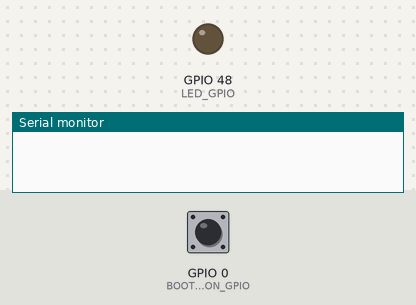
A program run on a simulated ESP32. Parts: output pins drawn as LEDs (lit = HIGH), the last lines printed to the serial monitor. The inputs (shaded band) are chosen by the test bench; at power-on: GPIO 0 (BOOT_BUTTON_GPIO) HIGH.

Above: at 1.2 s.
1.3 s: GPIO 0 (BOOT_BUTTON_GPIO) pulled LOW for 0.15 s
At 1.45 s:
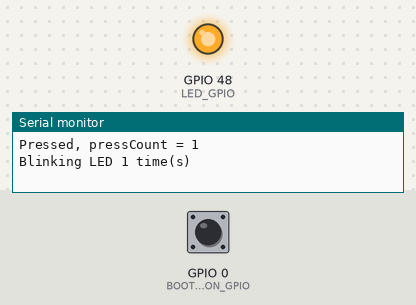
Timing chart, 0 to 4.3 s (numbered marks = the images above; inputs shaded):
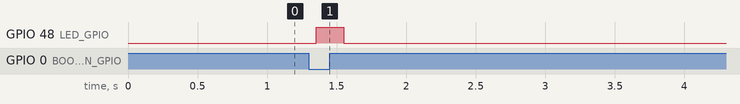

The program:

main.cpp
```cpp
// Week 8 - Class 2: Queue demo (ESP32-S3, Arduino framework)
// The button task sends the press number; the LED task blinks that many times
#include <Arduino.h>
#include "freertos/FreeRTOS.h"
#include "freertos/task.h"
#include "freertos/queue.h"

#define BOOT_BUTTON_GPIO   GPIO_NUM_0    // ESP32-S3 BOOT button (active-low)
#define LED_GPIO           GPIO_NUM_48   // LED on GPIO48 (change if your board differs)
#define QUEUE_LENGTH       5

QueueHandle_t pressQueue;

void task_monitor_button(void *pvParameters) {
  static uint32_t pressCount = 0;
  while (1) {
    if (gpio_get_level(BOOT_BUTTON_GPIO) == 0) {          // pressed (active-low)
      vTaskDelay(pdMS_TO_TICKS(50));                      // simple debounce
      if (gpio_get_level(BOOT_BUTTON_GPIO) == 0) {
        pressCount++;
        // Send a COPY of pressCount; timeout 0 = never wait if the queue is full
        if (xQueueSend(pressQueue, &pressCount, 0) != pdPASS)
          Serial.println("Queue full -> press dropped");
        Serial.printf("Pressed, pressCount = %lu\n", (unsigned long)pressCount);
        // Wait for release: 1 press = 1 message
        while (gpio_get_level(BOOT_BUTTON_GPIO) == 0)
          vTaskDelay(pdMS_TO_TICKS(10));
      }
    }
    vTaskDelay(pdMS_TO_TICKS(10));
  }
}

void task_blink_led(void *pvParameters) {
  uint32_t receivedCount = 0;
  while (1) {
    // Blocked until a message arrives
    if (xQueueReceive(pressQueue, &receivedCount, portMAX_DELAY) == pdPASS) {
      Serial.printf("Blinking LED %lu time(s)\n", (unsigned long)receivedCount);
      for (uint32_t i = 0; i < receivedCount; i++) {
        gpio_set_level(LED_GPIO, 1);
        vTaskDelay(pdMS_TO_TICKS(200));
        gpio_set_level(LED_GPIO, 0);
        vTaskDelay(pdMS_TO_TICKS(200));
      }
    }
  }
}

void setup(void) {
  Serial.begin(115200);
  pinMode(BOOT_BUTTON_GPIO, INPUT_PULLUP);
  pinMode(LED_GPIO, OUTPUT);

  // 5 slots, each holding one uint32_t (4 bytes)
  pressQueue = xQueueCreate(QUEUE_LENGTH, sizeof(uint32_t));
  if (pressQueue == NULL) {
    Serial.println("Queue creation failed (out of heap)");
    return;
  }

  xTaskCreate(task_monitor_button, "MonitorButton", 4096, NULL, 10, NULL);
  xTaskCreate(task_blink_led,      "BlinkLED",      4096, NULL,  5, NULL);
}

void loop() {
  // empty: the FreeRTOS tasks do all the work
}
```

Measured:
- after the input at 1.3 s, GPIO 48 (LED_GPIO): LOW → HIGH after 0.05 s, → LOW 0.20 s later
